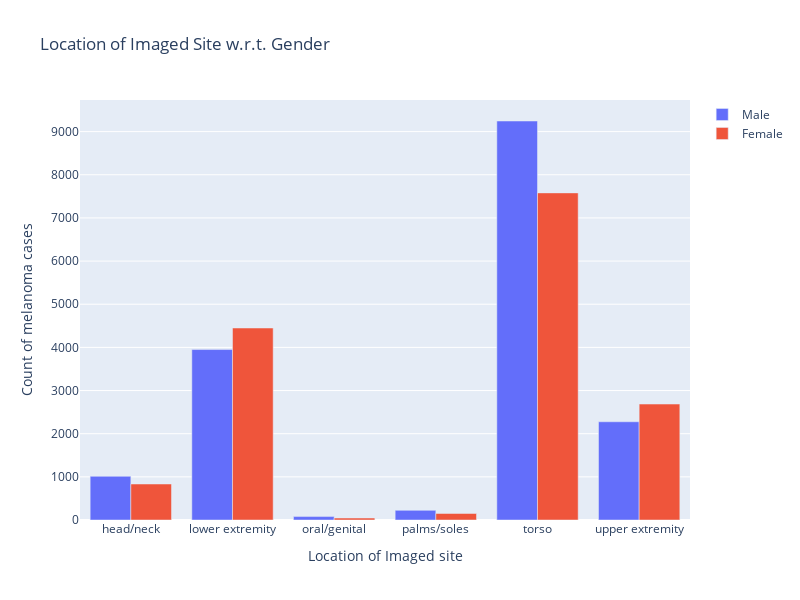

Notebook code for this chart:
### Code cell
fig = go.Figure(data=[
    go.Bar(name='Male', x=z1[z1['sex']=='male']['anatom_site_general_challenge'], y=z1[z1['sex']=='male']['target']),
    go.Bar(name='Female', x=z1[z1['sex']=='female']['anatom_site_general_challenge'], y=z1[z1['sex']=='female']['target'])
])
# Change the bar mode
fig.update_layout(barmode='group',
                  title="Location of Imaged Site w.r.t. Gender",
                  xaxis_title="Location of Imaged site",
                  yaxis_title="Count of melanoma cases",
                  width=800,
                  height=600)

fig.show()

### Figure 1 — Plotly figure (JSON) as saved in the notebook; plotly's stock layout.template omitted (floating-point values rounded to 4 significant figures)
{"data": [{"name": "Male", "type": "bar", "x": ["head/neck", "lower extremity", "oral/genital", "palms/soles", "torso", "upper extremity"], "y": [1013, 3950, 79, 224, 9246, 2276]}, {"name": "Female", "type": "bar", "x": ["head/neck", "lower extremity", "oral/genital", "palms/soles", "torso", "upper extremity"], "y": [834, 4449, 45, 151, 7580, 2687]}], "layout": {"barmode": "group", "height": 600, "title": {"text": "Location of Imaged Site w.r.t. Gender"}, "width": 800, "xaxis": {"title": {"text": "Location of Imaged site"}}, "yaxis": {"title": {"text": "Count of melanoma cases"}}}}
